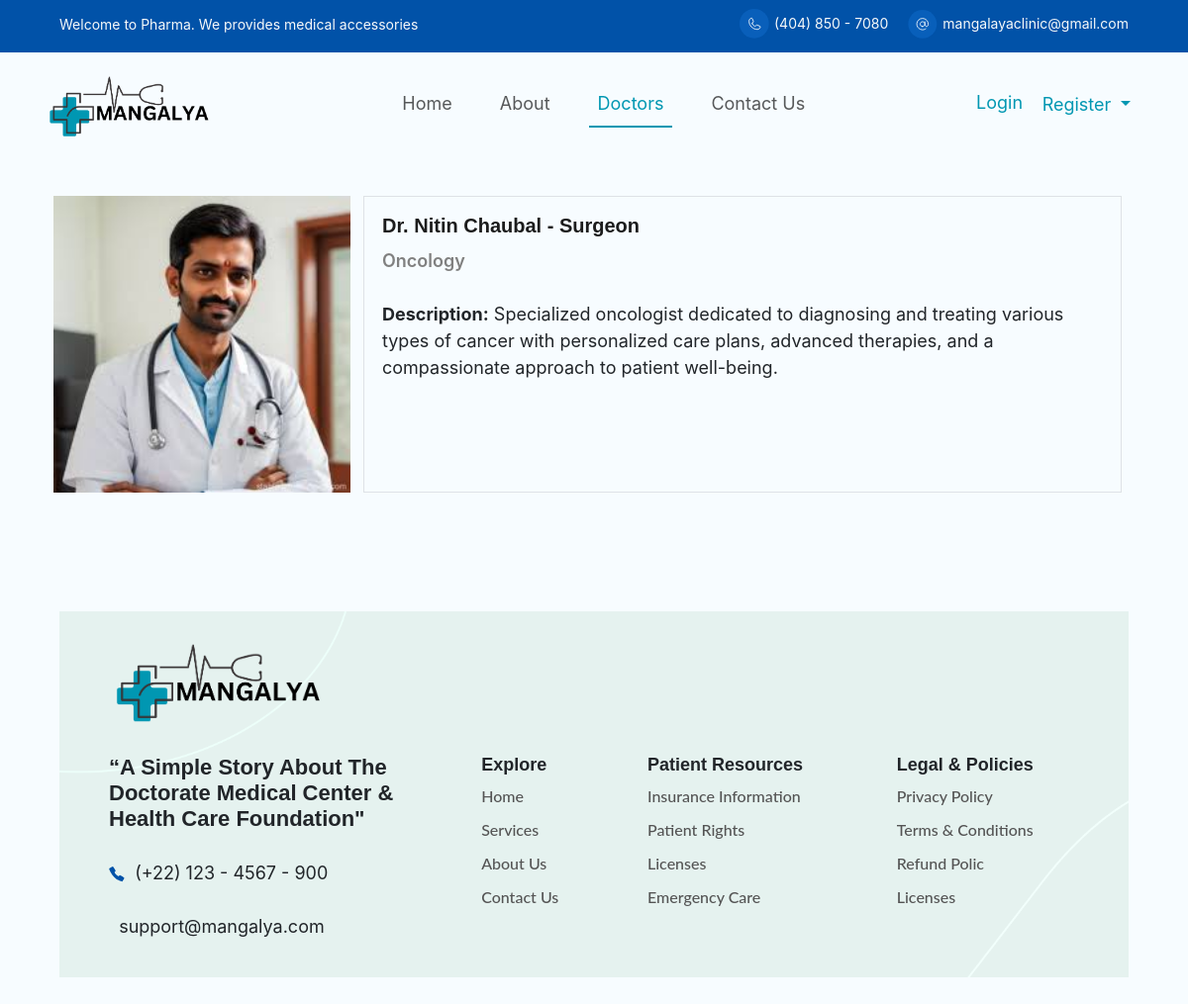
Page /doctor/profile/2/ on the committed database.
### appointment/models.py (models this page shows, shortened)
class CustomUser(AbstractUser):
    email = models.EmailField(unique=True)  # Use email as the unique identifier
    is_patient = models.BooleanField(default=False, db_index=True)
    is_doctor = models.BooleanField(default=False, db_index=True)
    user_permissions=models.ManyToManyField('auth.Permission',related_name='account_user_permission_set',blank=True)
    groups = models.ManyToManyField('auth.Group',related_name='account_user_set',blank=True)
    USERNAME_FIELD = 'email'
    REQUIRED_FIELDS = ['username']
    class Meta:
        indexes = [
            models.Index(fields=['username']),
            models.Index(fields=['email']),
        ]

class DoctorProfile(models.Model):
    user = models.OneToOneField(CustomUser, on_delete=models.CASCADE, related_name='doctor_profile')
    gender = models.CharField(max_length=1, choices=GENDER_CHOICES)
    contact_number = models.CharField(max_length=15)
    role = models.CharField(max_length=100)
    department = models.ForeignKey(Department, on_delete=models.CASCADE, related_name='departemnt')
    fees = models.DecimalField(max_digits=10, decimal_places=2)
    profile_picture = models.ImageField(upload_to='doctor_profiles/', blank=True, null=True)
    description = models.TextField(default="No description available.")  # Add description field

class Department(models.Model):
    name = models.CharField(max_length=100, choices=DEPARTMENT_CATEGORY_CHOICES)

### appointment/views.py (the view, shortened to what this page needs)
# urls.py: path('doctor/profile/<int:doctor_id>/', views.doctor_profile, name='doctor_profile'),
def doctor_profile(request, doctor_id):
    doctor = get_object_or_404(CustomUser, id=doctor_id, is_doctor=True)
    form = AppointmentForm(initial={'doctor': doctor})
    return render(request, 'doctor_profile.html', {
        'doctor': doctor,
        'form': form,
    })

### templates/doctor_profile.html (shortened to what this page needs)
{% extends "base.html" %}
{% load static %}
{% block content %}
            {% if user.is_patient == True %}
        <div class="row d-flex" style="margin: 80px 40px 0px;">
          <div class="col-md-8 pe-5">
                  <div class="row border border-0">
                    <div class="col-md-4 border border-0">
                      <img src="{{ doctor.doctor_profile.profile_picture.url }}" class="img-fluid" alt="...">
                    </div>
                    <div class="col-md-8 border p-3">
                      <div class="card-body">
                        <h5 class="card-title">Dr. {{ doctor.first_name }} {{ doctor.last_name }} - {{ doctor.doctor_profile.role|capfirst }}</h5>
                        <span class="fw-semibold" style="color: grey;">{{ doctor.doctor_profile.department.name|capfirst }}</span>
                        <p class="fw-semibold mt-4">Description: {{ doctor.doctor_profile.description }}</p>
                      </div>
                    </div>
                  </div>
          </div>
            <div class="col-md-4">
                <div class="side-panel rounded shadow-sm p-4" style="background-color:rgb(243, 242, 242);">
                    <h5 class="mb-2">Book an Appointment</h5>
                    <form method="post" id="appointmentForm" action="{% url 'doctor_profile' doctor.id %}">
                        {% csrf_token %}
                        <input type="hidden" name="doctor" value="{{ doctor.id }}">
                        <div class="form-group mb-4">
                            <label for="date">Select Date</label>
                            {{ form.date }}
                        </div>
                        <div class="form-group mb-4">
                            <label for="time">Select Time</label>
                            {{ form.time }}
                        </div>
                        <button type="submit" class="btn btn-primary">Book Appointment</button>
                    </form>
                </div>
            </div>
        </div>
        {% else %}
        <div class="row d-flex" style="margin: 40px 40px 0px;">
                  <div class="row ">
                    <div class="col-auto border border-0">
                      <img src="{{ doctor.doctor_profile.profile_picture.url }}" class="object-fit-cover" alt="..." style="height: 300px; width: 300px; object-position:top">
                    </div>
                    <div class="col border p-3">
                      <div class="card-body">
                        <h5 class="card-title">Dr. {{ doctor.first_name }} {{ doctor.last_name }} - {{ doctor.doctor_profile.role|capfirst }}</h5>
                        <span class="fw-semibold" style="color: grey;">{{ doctor.doctor_profile.department.name|capfirst }}</span>
                        <p class=" mt-4"><strong>Description:</strong> {{ doctor.doctor_profile.description }}</p>
                      </div>
                    </div>
                  </div>
        </div>
        {% endif %}
{% endblock content %}

### static/css/style.css (style rules this page uses)
body { background-color:#f7fcff; }
h5 { font-family: "Montserrat", sans-serif; font-size: 24px; font-weight: 600; }
.card-title { font-family: "Montserrat", sans-serif; font-style: normal; line-height: 114%; font-size: 20px; font-weight: 600; color: #1C1C1C; margin-bottom: 10px; }

### templates/base.html (style rules this page uses)
* { font-family: "Inter", sans-serif; font-size: 18px; }

### rows in the picture
CustomUser: doctor_profile.profile_picture (picture), first_name "Nitin", last_name "Chaubal", doctor_profile.role "Surgeon", doctor_profile.department.name "Oncology", doctor_profile.description "Specialized oncologist dedicated to diagnosing and treating various types of cancer with personalized care plans, advanced therapies, and a compassionate approach to patient well-being."
